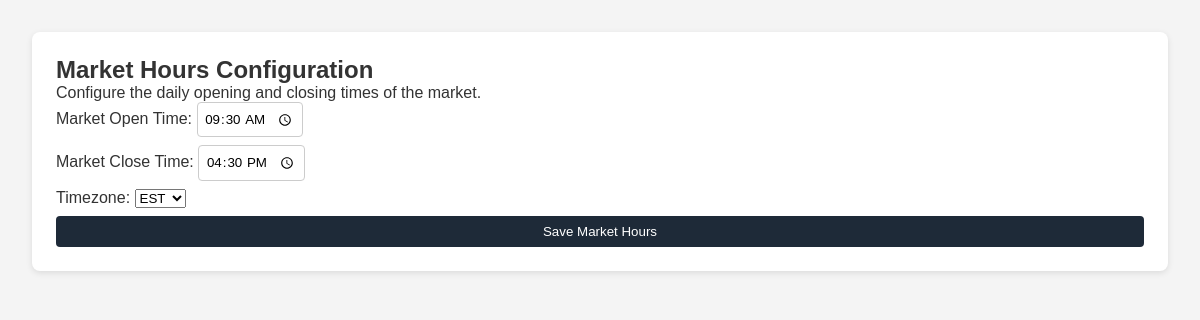
Page /admin/market/hours (signed in) on the committed database.
### tables this page shows
CREATE TABLE market_schedule (
    id INTEGER PRIMARY KEY CHECK (id = 1),
    open_time TEXT DEFAULT '09:30',
    close_time TEXT DEFAULT '16:00',
    timezone TEXT DEFAULT 'EST',
    trading_days TEXT DEFAULT 'monday,tuesday,wednesday,thursday,friday',
    holidays TEXT DEFAULT '',
    manual_override INTEGER DEFAULT 0,
    manual_message TEXT DEFAULT ''
);

### app.py (the view, shortened to what this page needs)
@app.route('/admin/market/hours', methods=['GET', 'POST'])
def admin_market_hours():
    check = require_admin()
    if check:
        return check
    settings = get_market_schedule()
    return render_template('admin_market_hours.html', settings=settings)

### app.py (called while the page is built)
def get_db_connection():
    conn = sqlite3.connect(DB_NAME, timeout=5, check_same_thread=False)
    conn.row_factory = sqlite3.Row
    conn.execute("PRAGMA journal_mode=WAL;")
    conn.execute("PRAGMA busy_timeout = 5000;")
    return conn

def require_admin():
    if 'user_id' not in session:
        flash("You must be logged in.", "error")
        return redirect(url_for('login'))
    conn = get_db_connection()
    user = conn.execute(
        'SELECT is_admin FROM users WHERE user_id = ?',
        (session['user_id'],)
    ).fetchone()
    conn.close()
    if not user:
        flash("User not found.", "error")
        return redirect(url_for('login'))
    is_admin = user['is_admin'] if 'is_admin' in user.keys() else 0
    if int(is_admin) != 1:
        flash("Administrator access required.", "error")
        if 'user_id' in session:
            return redirect(url_for('dashboard', user_id=session.get('user_id')))
        return redirect(url_for('login'))
    return None

def get_market_schedule():
    conn = get_db_connection()
    schedule = conn.execute(
        "SELECT * FROM market_schedule ORDER BY id DESC LIMIT 1"
    ).fetchone()
    conn.close()
    return schedule

### templates/admin_market_hours.html (shortened to what this page needs)
<!DOCTYPE html>
<html lang="en">
<head>
  <link rel="stylesheet" href="{{ url_for('static', filename='styles.css') }}">
</head>
<body>
<main>
  <section class="panel">
    <h2>Market Hours Configuration</h2>
    <p>Configure the daily opening and closing times of the market.</p>
    <form method="post">
      <div>
        <label for="open_time">Market Open Time:</label>
        <input type="time" id="open_time" name="open_time"
               value="{{ settings.open_time }}" required>
      </div>
      <div>
        <label for="close_time">Market Close Time:</label>
        <input type="time" id="close_time" name="close_time"
               value="{{ settings.close_time }}" required>
      </div>
      <div>
        <label for="timezone">Timezone:</label>
        <select id="timezone" name="timezone">
          <option value="EST" {% if settings.timezone == 'EST' %}selected{% endif %}>EST</option>
        </select>
      </div>
      <button type="submit">Save Market Hours</button>
    </form>
  </section>
</main>
</body>
</html>

### static/styles.css (style rules this page uses)
* { margin: 0; padding: 0; box-sizing: border-box; font-family: Arial, sans-serif; }
body { background-color: #f4f4f4; color: #333; }
main { padding: 2em; }
.panel { background: #fff; padding: 1.5em; margin-bottom: 2em; border-radius: 8px; box-shadow: 0 2px 6px rgba(0,0,0,0.1); }
form { display: flex; flex-direction: column; gap: 0.5em; }
input { padding: 0.5em; border: 1px solid #ccc; border-radius: 4px; }
button { padding: 0.6em 1em; border: none; background: #1e2a38; color: #fff; border-radius: 4px; cursor: pointer; }
* { margin:0;padding:0;box-sizing:border-box;font-family:Arial, sans-serif }
body { background:#f4f4f4;color:#333 }
main { padding:2em }
.panel { background:#fff;padding:1.5em;margin-bottom:2em;border-radius:8px;box-shadow:0 2px 6px rgba(0,0,0,.1) }

### rows in the picture
market_schedule: open_time "09:30", close_time "16:30", timezone "EST"
